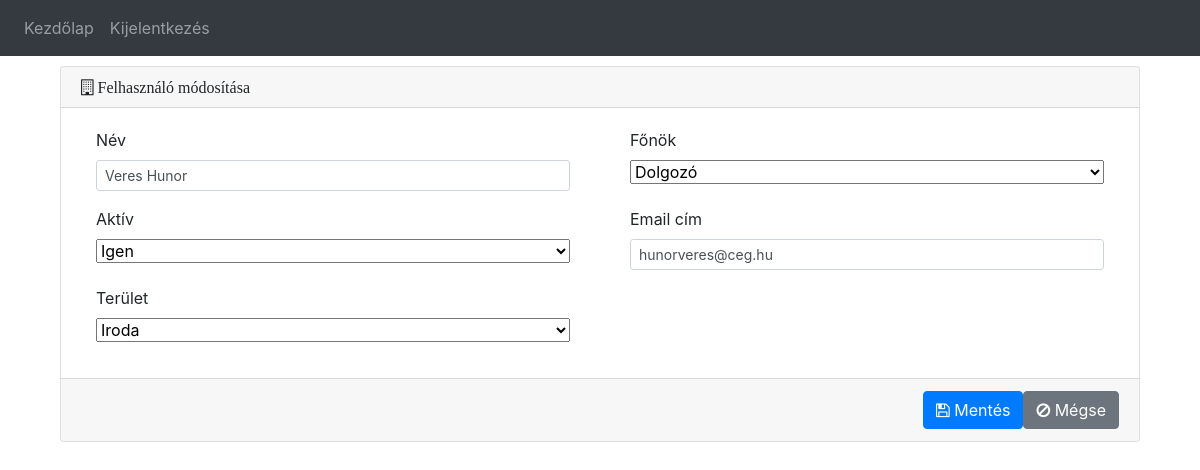
/usermanagement/edit/3 (signed in), run on the app's committed database.
### website/models.py (models this page shows)
class User(db.Model, UserMixin):
    id = db.Column(db.Integer, primary_key=True)
    email = db.Column(db.String(150), unique=True)
    password = db.Column(db.String(150))
    first_name = db.Column(db.String(150))
    is_boss = db.Column(db.Integer,nullable=False, default=0)
    is_active = db.Column(db.Integer,nullable=False, default=1)
    department_id = db.Column(db.Integer, db.ForeignKey('department.id'))
    departments = db.relationship('Department')
    annualholidays = db.relationship('AnnualHoliday', back_populates="user")
    holidays = db.relationship('Holiday', back_populates="user")

### website/users.py (the view, shortened to what this page needs)
@users.route('/usermanagement/edit/<int:user_id>', methods=['GET', 'POST'])
@login_required
def usermanagementEdit(user_id):
    userm = User.query.get(user_id)
    if not userm:
        flash('Invalid UserID for edit', category='error')
        return redirect("/usermanagement")
    else:
        departments = Department.query.all()
        return render_template("usermanagement_edit.html", user=current_user, userm=userm, departments=departments)

### website/templates/usermanagement_edit.html (shortened to what this page needs)
{% extends "base.html" %} {% block title %}Felhasználókezelés{% endblock %}
{% block content %}
{% with caption='Felhasználó módosítása', image='fa fa-building-o' %}
{% include "card_header.html" %}
{% endwith %}
        <div class="card-body">
          <div class="row">
            <div class="col-md-6">
                  <div class="form-group first_name_label">
                      <label class="col-sm-12 control-label">
                          Név
                      </label>
                      <div class="col-sm-12">
                          <input id='first_name' class='form-control form-control-sm'
                              name='first_name' type='text' value="{{userm.first_name}}" />
                      </div>
                  </div>
              </div>
              <div class="col-md-6">
                  <div class="form-group is_boss_form_group">
                      <label class="col-sm-12 control-label">
                          Főnök
                      </label>
                      <div class="col-sm-12">
                          <select id='is_boss' class='form-select form-select-sm'
                              name='is_boss' aria-label="Default select example" style="width: 100%;">
                              <option value=0
                              {% if userm.is_boss == 0 %}
                              selected
                              {% endif %}
                              >Dolgozó</option>
                          </select>
                      </div>
                  </div>
              </div>
              <div class="col-md-6">
                <div class="form-group is_active_form_group">
                    <label class="col-sm-12 control-label">
                        Aktív
                    </label>
                    <div class="col-sm-12">
                        <select id='is_active' class='form-select form-select-sm'
                            name='is_active' aria-label="Default select example" style="width: 100%;">
                            <option value=1
                            {% if userm.is_active == 1 %}
                            selected
                              {% endif %}
                            >Igen</option>
                        </select>
                    </div>
                </div>
            </div>
              <div class="col-md-6">
                  <div class="form-group email_form_group">
                      <label class="col-sm-12 control-label">
                          Email cím
                      </label>
                      <div class="col-sm-12">
                          <input id='email' class='form-control form-control-sm'
                              name='email' type='email' value="{{userm.email}}"  />
                      </div>
                  </div>
              </div>
              <div class="col-md-6">
                <div class="form-group department_form_group">
                    <label class="col-sm-12 control-label">
                        Terület
                    </label>
                    <div class="col-sm-12">
                        <select id='departmentid'aria-label="Default select example" class='form-select form-select-sm'
                            name='departmentid' style="width: 100%;">
                            {% for department in departments %}
                            <option value="{{ department.id }}"
                            {% if userm.departments.id == department.id %}
                            selected
                            {% endif %}
                            >{{ department.data}}</option>
                          {% endfor %}
                        </select>
                      </div>
                  </div>
              </div>
          </div>
      </div>
  {% with backurl='/usermanagement' %}
  {% include "card_footer.html" %}
  {% endwith %}
  {% endblock %}

### data on the page
User: first_name "Veres Hunor", is_boss "Dolgozó", is_active "Igen", email "hunorveres@ceg.hu"

### other printed values
{{ caption }} "Felhasználó módosítása"
form field departmentid "Iroda"
